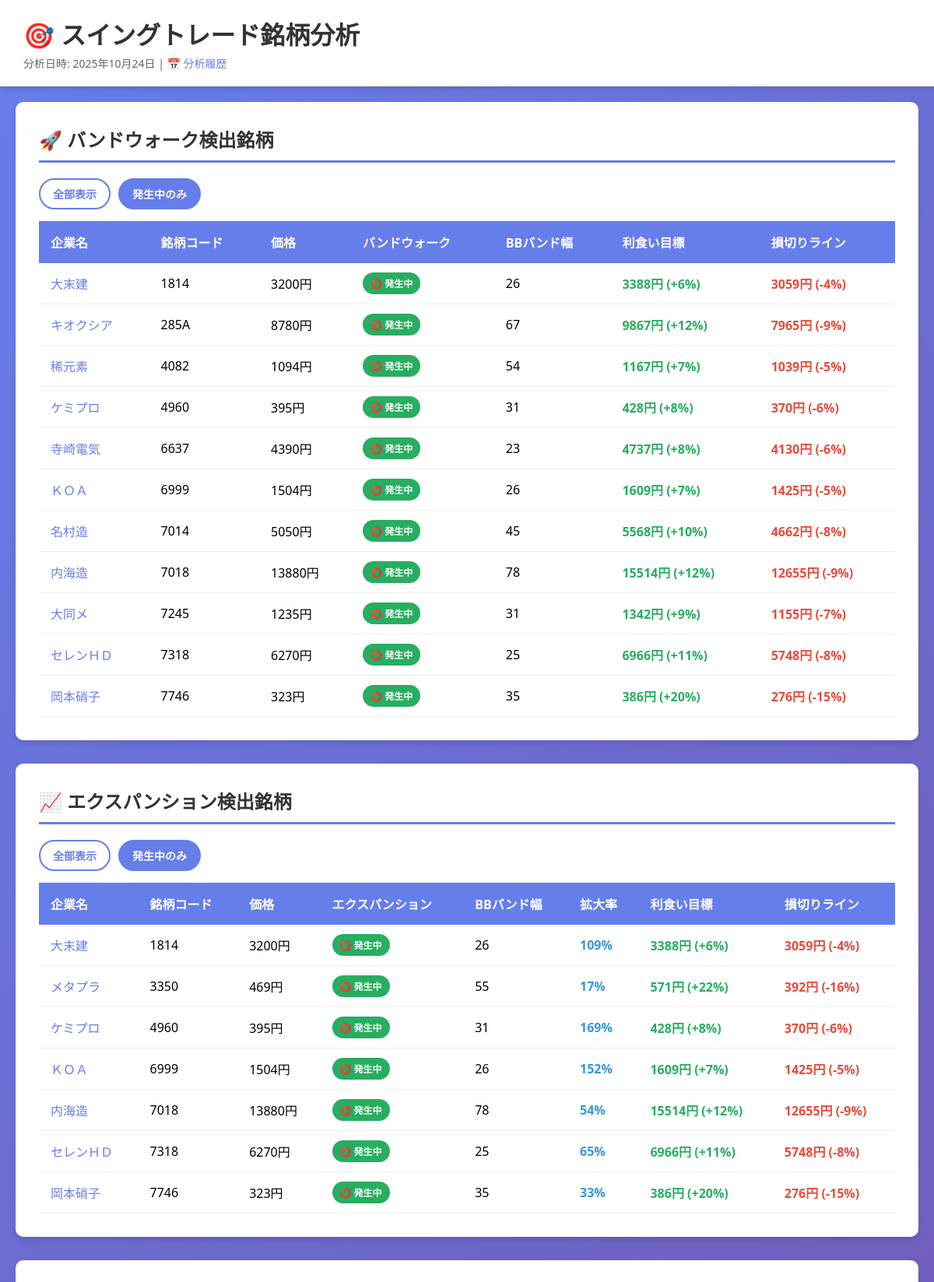
The app's page /report.php (upper part) with its own data.
### tables this page shows
CREATE TABLE bandwalk_results (
					id INTEGER PRIMARY KEY AUTOINCREMENT,
					analysis_date TEXT NOT NULL,
					code TEXT NOT NULL,
					is_bandwalk INTEGER NOT NULL,
					price REAL NOT NULL,
					bb_width REAL NOT NULL,
					profit_target REAL,
					stop_loss REAL,
					created_at TIMESTAMP DEFAULT CURRENT_TIMESTAMP,
					FOREIGN KEY (code) REFERENCES companies(code),
					UNIQUE(analysis_date, code)
				);

CREATE TABLE companies (
					code TEXT PRIMARY KEY,
					name TEXT NOT NULL
				);

CREATE TABLE expansion_results (
					id INTEGER PRIMARY KEY AUTOINCREMENT,
					analysis_date TEXT NOT NULL,
					code TEXT NOT NULL,
					is_expansion INTEGER NOT NULL,
					price REAL NOT NULL,
					bb_width REAL NOT NULL,
					expansion_rate REAL NOT NULL,
					profit_target REAL,
					stop_loss REAL,
					created_at TIMESTAMP DEFAULT CURRENT_TIMESTAMP,
					FOREIGN KEY (code) REFERENCES companies(code),
					UNIQUE(analysis_date, code)
				);

### report.php (the view, shortened to what this page needs)
<?php
$db_path = __DIR__ . '/stock_analysis.db';
try {
	$pdo = new PDO('sqlite:' . $db_path);
	$pdo->setAttribute(PDO::ATTR_ERRMODE, PDO::ERRMODE_EXCEPTION);
} catch (PDOException $e) {
	die('データベース接続エラー: ' . $e->getMessage());
}
$analysis_date = isset($_GET['date']) ? $_GET['date'] : date('Y-m-d');
$stmt = $pdo->prepare('
	SELECT ar.*, c.name as company_name
	FROM analysis_results ar
	LEFT JOIN companies c ON ar.code = c.code
	WHERE ar.analysis_date = ?
	ORDER BY ar.score DESC
');
$stmt->execute([$analysis_date]);
$trinity_results = $stmt->fetchAll(PDO::FETCH_ASSOC);
$stmt = $pdo->prepare('
	SELECT br.*, c.name as company_name
	FROM bandwalk_results br
	LEFT JOIN companies c ON br.code = c.code
	WHERE br.analysis_date = ?
	ORDER BY br.code
');
$stmt->execute([$analysis_date]);
$bandwalk_results = $stmt->fetchAll(PDO::FETCH_ASSOC);
$stmt = $pdo->prepare('
	SELECT er.*, c.name as company_name
	FROM expansion_results er
	LEFT JOIN companies c ON er.code = c.code
	WHERE er.analysis_date = ?
	ORDER BY er.code
');
$stmt->execute([$analysis_date]);
$expansion_results = $stmt->fetchAll(PDO::FETCH_ASSOC);
$date_obj = DateTime::createFromFormat('Y-m-d', $analysis_date);
$today = $date_obj->format('Y年m月d日');
function format_price($price) {
	return (int)round($price) . '円';
}
function format_percentage($current_price, $target_price) {
	$percentage = (($target_price - $current_price) / $current_price) * 100;
	$price_str = format_price($target_price);
	return $price_str . ' (' . sprintf('%+d', (int)round($percentage)) . '%)';
}
?>
<!DOCTYPE html>
<html lang="ja">
<head>
</head>
<body>
	<div class="header">
		<h1>🎯 スイングトレード銘柄分析</h1>
		<p>分析日時: <?php echo htmlspecialchars($today); ?> | <a href="index.php">📅 分析履歴</a></p>
	</div>
	<div class="content">
		<div class="container">
			<?php if (count($bandwalk_results) > 0): ?>
				<div class="section">
					<h2>🚀 バンドウォーク検出銘柄</h2>
					<div style="margin-bottom: 15px; display: flex; gap: 10px;">
						<button class="filter-btn" onclick="filterBandwalk('all', this)">全部表示</button>
						<button class="filter-btn active" onclick="filterBandwalk('active', this)">発生中のみ</button>
					</div>
					<table id="bandwalk-table">
						<thead>
							<tr>
								<th>企業名</th>
								<th>銘柄コード</th>
								<th>価格</th>
								<th>バンドウォーク</th>
								<th>BBバンド幅</th>
								<th>利食い目標</th>
								<th>損切りライン</th>
							</tr>
						</thead>
						<tbody>
							<?php foreach ($bandwalk_results as $row): ?>
								<?php $is_bandwalk = $row['is_bandwalk'] ? true : false; ?>
								<tr class="bandwalk-row" data-bandwalk="<?php echo $is_bandwalk ? 'active' : 'inactive'; ?>">
									<td><a href="https://kabutan.jp/stock/chart?code=<?php echo htmlspecialchars($row['code']); ?>" target="_blank"><?php echo htmlspecialchars($row['company_name']); ?></a></td>
									<td><?php echo htmlspecialchars($row['code']); ?></td>
									<td><?php echo format_price($row['price']); ?></td>
									<td><span class="badge <?php echo $is_bandwalk ? 'badge-yes' : 'badge-no'; ?>"><?php echo $is_bandwalk ? '⭕ 発生中' : '❌ なし'; ?></span></td>
									<td><?php echo (int)$row['bb_width']; ?></td>
									<td style="color: #27ae60; font-weight: bold;"><?php echo format_percentage($row['price'], $row['profit_target']); ?></td>
									<td style="color: #e74c3c; font-weight: bold;"><?php echo format_percentage($row['price'], $row['stop_loss']); ?></td>
								</tr>
							<?php endforeach; ?>
						</tbody>
					</table>
				</div>
			<?php endif; ?>
			<?php if (count($expansion_results) > 0): ?>
				<div class="section">
					<h2>📈 エクスパンション検出銘柄</h2>
					<div style="margin-bottom: 15px; display: flex; gap: 10px;">
						<button class="filter-btn" onclick="filterExpansion('all', this)">全部表示</button>
						<button class="filter-btn active" onclick="filterExpansion('active', this)">発生中のみ</button>
					</div>
					<table id="expansion-table">
						<thead>
							<tr>
								<th>企業名</th>
								<th>銘柄コード</th>
								<th>価格</th>
								<th>エクスパンション</th>
								<th>BBバンド幅</th>
								<th>拡大率</th>
								<th>利食い目標</th>
								<th>損切りライン</th>
							</tr>
						</thead>
						<tbody>
							<?php foreach ($expansion_results as $row): ?>
								<?php $is_expansion = $row['is_expansion'] ? true : false; ?>
								<tr class="expansion-row" data-expansion="<?php echo $is_expansion ? 'active' : 'inactive'; ?>">
									<td><a href="https://kabutan.jp/stock/chart?code=<?php echo htmlspecialchars($row['code']); ?>" target="_blank"><?php echo htmlspecialchars($row['company_name']); ?></a></td>
									<td><?php echo htmlspecialchars($row['code']); ?></td>
									<td><?php echo format_price($row['price']); ?></td>
									<td><span class="badge <?php echo $is_expansion ? 'badge-yes' : 'badge-no'; ?>"><?php echo $is_expansion ? '⭕ 発生中' : '❌ なし'; ?></span></td>
									<td><?php echo (int)$row['bb_width']; ?></td>
									<td style="color: #3498db; font-weight: bold;"><?php echo (int)$row['expansion_rate']; ?>%</td>
									<td style="color: #27ae60; font-weight: bold;"><?php echo format_percentage($row['price'], $row['profit_target']); ?></td>
									<td style="color: #e74c3c; font-weight: bold;"><?php echo format_percentage($row['price'], $row['stop_loss']); ?></td>
								</tr>
							<?php endforeach; ?>
						</tbody>
					</table>
				</div>
			<?php endif; ?>
			<?php if (count($trinity_results) > 0): ?>
				<div class="section">
				</div>
			<?php else: ?>
				<div class="section">
					<p style="text-align: center; color: #999;">この日付の分析結果がありません。</p>
				</div>
			<?php endif; ?>
		</div>
	</div>
</body>
</html>

### report.php (style rules this page uses)
* { margin: 0; padding: 0; box-sizing: border-box; }
body { font-family: 'Segoe UI', Tahoma, Geneva, Verdana, sans-serif; background: linear-gradient(135deg, #667eea 0%, #764ba2 100%); min-height: 100vh; display: flex; flex-direction: column; }
.container { max-width: 1200px; margin: 0 auto; width: 100%; }
.header { background: white; padding: 20px 30px; box-shadow: 0 4px 6px rgba(0, 0, 0, 0.1); flex-shrink: 0; }
.header h1 { color: #333; margin-bottom: 5px; }
.header p { color: #666; font-size: 14px; }
.header a { color: #667eea; text-decoration: none; margin-right: 20px; }
.content { flex: 1; overflow-y: auto; padding: 20px; }
.section { background: white; padding: 30px; border-radius: 10px; margin-bottom: 30px; box-shadow: 0 4px 6px rgba(0, 0, 0, 0.1); }
.section h2 { color: #333; margin-bottom: 20px; border-bottom: 3px solid #667eea; padding-bottom: 10px; }
table { width: 100%; border-collapse: collapse; }
th { background: #667eea; color: white; padding: 15px; text-align: left; font-weight: 600; }
td { padding: 12px 15px; border-bottom: 1px solid #eee; }
table a { color: #667eea; text-decoration: none; font-weight: 500; }
.badge { display: inline-block; padding: 5px 10px; border-radius: 20px; font-size: 12px; font-weight: bold; }
.badge-yes { background: #27ae60; color: white; }
.filter-btn { padding: 8px 16px; border: 2px solid #667eea; background: white; color: #667eea; border-radius: 20px; cursor: pointer; font-weight: 600; font-size: 14px; transition: all 0.3s ease; }
.filter-btn.active { background: #667eea; color: white; }

### records on screen
bandwalk_results: code.name "大末建", code "1814", price "3200円", is_bandwalk "⭕ 発生中", bb_width "26", format_percentage($row['price'], $row['profit_target']) "3388円 (+6%)", format_percentage($row['price'], $row['stop_loss']) "3059円 (-4%)"
bandwalk_results: code.name "キオクシア", code "285A", price "8780円", is_bandwalk "⭕ 発生中", bb_width "67", format_percentage($row['price'], $row['profit_target']) "9867円 (+12%)", format_percentage($row['price'], $row['stop_loss']) "7965円 (-9%)"
bandwalk_results: code.name "稀元素", code "4082", price "1094円", is_bandwalk "⭕ 発生中", bb_width "54", format_percentage($row['price'], $row['profit_target']) "1167円 (+7%)", format_percentage($row['price'], $row['stop_loss']) "1039円 (-5%)"
bandwalk_results: code.name "ケミプロ", code "4960", price "395円", is_bandwalk "⭕ 発生中", bb_width "31", format_percentage($row['price'], $row['profit_target']) "428円 (+8%)", format_percentage($row['price'], $row['stop_loss']) "370円 (-6%)"
bandwalk_results: code.name "寺崎電気", code "6637", price "4390円", is_bandwalk "⭕ 発生中", bb_width "23", format_percentage($row['price'], $row['profit_target']) "4737円 (+8%)", format_percentage($row['price'], $row['stop_loss']) "4130円 (-6%)"
bandwalk_results: code.name "ＫＯＡ", code "6999", price "1504円", is_bandwalk "⭕ 発生中", bb_width "26", format_percentage($row['price'], $row['profit_target']) "1609円 (+7%)", format_percentage($row['price'], $row['stop_loss']) "1425円 (-5%)"
bandwalk_results: code.name "名村造", code "7014", price "5050円", is_bandwalk "⭕ 発生中", bb_width "45", format_percentage($row['price'], $row['profit_target']) "5568円 (+10%)", format_percentage($row['price'], $row['stop_loss']) "4662円 (-8%)"
bandwalk_results: code.name "内海造", code "7018", price "13880円", is_bandwalk "⭕ 発生中", bb_width "78", format_percentage($row['price'], $row['profit_target']) "15514円 (+12%)", format_percentage($row['price'], $row['stop_loss']) "12655円 (-9%)"
bandwalk_results: code.name "大同メ", code "7245", price "1235円", is_bandwalk "⭕ 発生中", bb_width "31", format_percentage($row['price'], $row['profit_target']) "1342円 (+9%)", format_percentage($row['price'], $row['stop_loss']) "1155円 (-7%)"
bandwalk_results: code.name "セレンＨＤ", code "7318", price "6270円", is_bandwalk "⭕ 発生中", bb_width "25", format_percentage($row['price'], $row['profit_target']) "6966円 (+11%)", format_percentage($row['price'], $row['stop_loss']) "5748円 (-8%)"
bandwalk_results: code.name "岡本硝子", code "7746", price "323円", is_bandwalk "⭕ 発生中", bb_width "35", format_percentage($row['price'], $row['profit_target']) "386円 (+20%)", format_percentage($row['price'], $row['stop_loss']) "276円 (-15%)"
expansion_results: code.name "大末建", code "1814", price "3200円", is_expansion "⭕ 発生中", bb_width "26", expansion_rate "109", format_percentage($row['price'], $row['profit_target']) "3388円 (+6%)", format_percentage($row['price'], $row['stop_loss']) "3059円 (-4%)"
expansion_results: code.name "メタプラ", code "3350", price "469円", is_expansion "⭕ 発生中", bb_width "55", expansion_rate "17", format_percentage($row['price'], $row['profit_target']) "571円 (+22%)", format_percentage($row['price'], $row['stop_loss']) "392円 (-16%)"
expansion_results: code.name "ケミプロ", code "4960", price "395円", is_expansion "⭕ 発生中", bb_width "31", expansion_rate "169", format_percentage($row['price'], $row['profit_target']) "428円 (+8%)", format_percentage($row['price'], $row['stop_loss']) "370円 (-6%)"
expansion_results: code.name "ＫＯＡ", code "6999", price "1504円", is_expansion "⭕ 発生中", bb_width "26", expansion_rate "152", format_percentage($row['price'], $row['profit_target']) "1609円 (+7%)", format_percentage($row['price'], $row['stop_loss']) "1425円 (-5%)"
expansion_results: code.name "内海造", code "7018", price "13880円", is_expansion "⭕ 発生中", bb_width "78", expansion_rate "54", format_percentage($row['price'], $row['profit_target']) "15514円 (+12%)", format_percentage($row['price'], $row['stop_loss']) "12655円 (-9%)"
expansion_results: code.name "セレンＨＤ", code "7318", price "6270円", is_expansion "⭕ 発生中", bb_width "25", expansion_rate "65", format_percentage($row['price'], $row['profit_target']) "6966円 (+11%)", format_percentage($row['price'], $row['stop_loss']) "5748円 (-8%)"
expansion_results: code.name "岡本硝子", code "7746", price "323円", is_expansion "⭕ 発生中", bb_width "35", expansion_rate "33", format_percentage($row['price'], $row['profit_target']) "386円 (+20%)", format_percentage($row['price'], $row['stop_loss']) "276円 (-15%)"

### other values on screen
$today "2025年10月24日"
